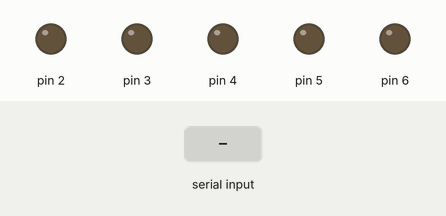
Simulated run of this sketch. Board: Arduino Uno, built with avr-gcc and run on an emulated ATmega328P. Parts: output pins drawn as LEDs (lit = HIGH). Inputs (shaded band) come from the test bench.

Above: at 1.2 s.
1.3 s: "a" received over Serial
At 1.6 s:
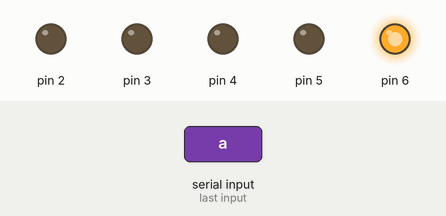
2.8 s: "b" received over Serial
At 3.9 s:
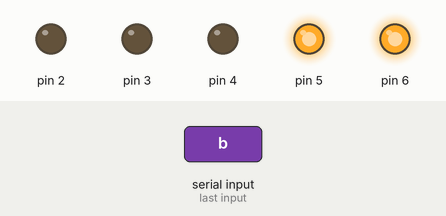
4.3 s: "c" received over Serial
At 5.1 s:
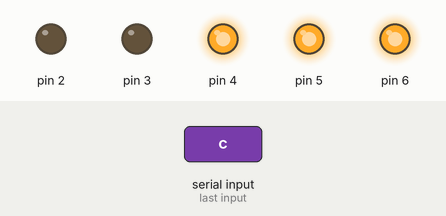
5.8 s: "d" received over Serial
At 6.2 s:
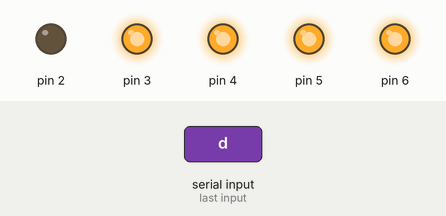
7.3 s: "e" received over Serial
At 8.5 s:
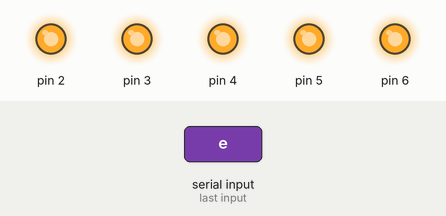
8.8 s: "1" received over Serial
At 9.7 s:
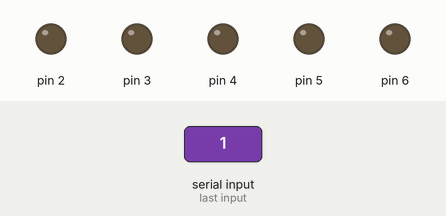
Timing chart, 0 to 11.3 s (numbered marks = the images above; inputs shaded):
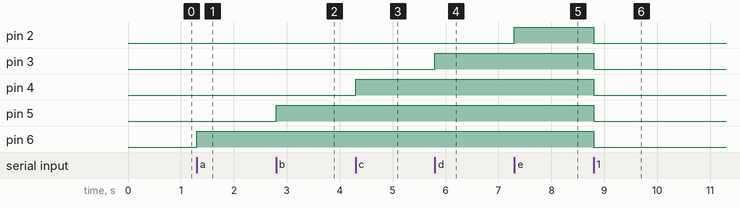

Measured:
- after the input at 1.3 s, pin 6: LOW → HIGH at once
- after the input at 2.8 s, pin 5: LOW → HIGH at once
- after the input at 4.3 s, pin 4: LOW → HIGH at once
- after the input at 5.8 s, pin 3: LOW → HIGH at once
- after the input at 7.3 s, pin 2: LOW → HIGH at once
- after the input at 8.8 s, pin 2–6: HIGH → LOW at once

The sketch:

Ex6.ino
```cpp
int incomingByte = 0;

void setup() {
  Serial.begin(9600);

  // sets the pins 2-6 as an output
  for (int i = 2; i <= 6; i++){
    pinMode(i, OUTPUT);
  }
}

void loop() {
  // send data only when you recive data
  if (Serial.available() > 0){
    incomingByte = Serial.read();  //read the incoming byte from the Arduino

    // the characters a to e turns on a 5 different LEDs
    switch(incomingByte){
      case 97:
        digitalWrite(6, HIGH);
        break;
      case 98:
        digitalWrite(5, HIGH);
        break;
      case 99:
        digitalWrite(4, HIGH);
        break;
      case 100:
        digitalWrite(3, HIGH);
        break;
      case 101:
        digitalWrite(2, HIGH);
        break;
    }

    // every other character turns of all the LEDs
    if ((incomingByte > 47 && incomingByte < 91) || (incomingByte > 101 && incomingByte < 123)){
      for (int i = 2; i <= 6; i++){
          digitalWrite(i, LOW);
        }
    }
  }
}
```
